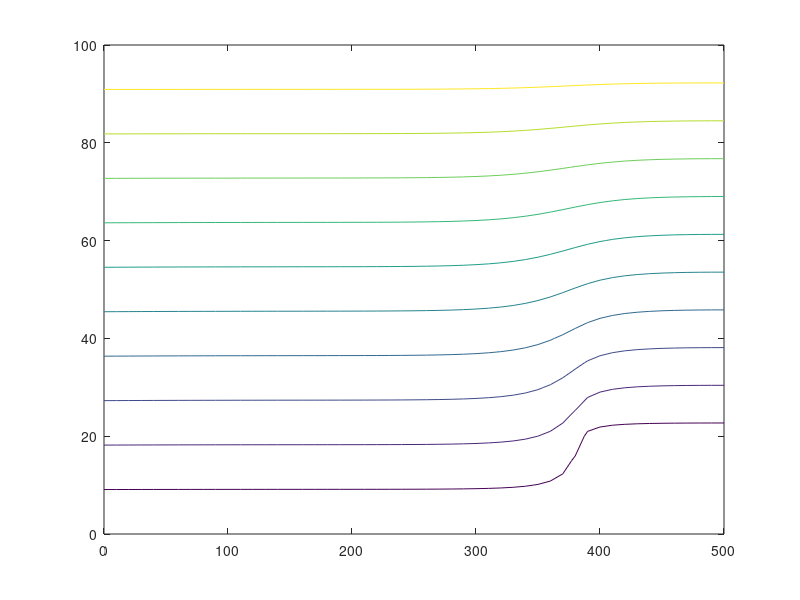
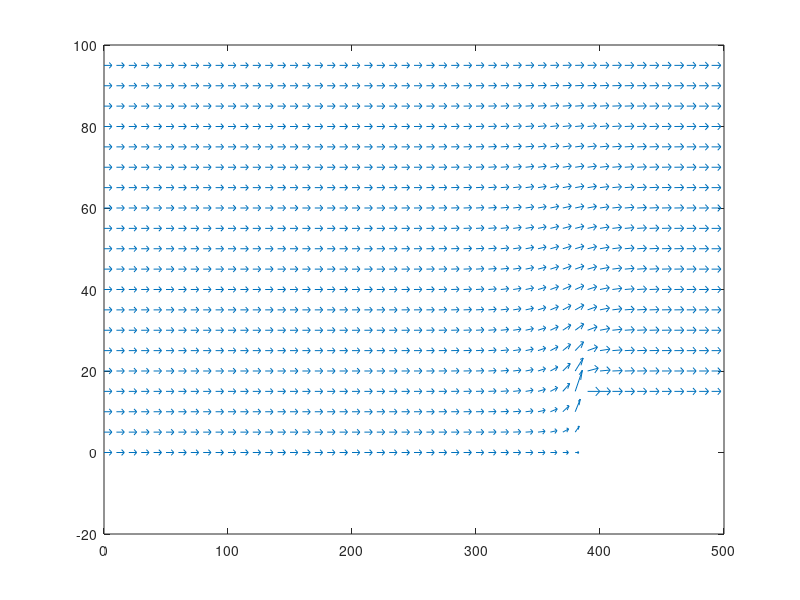

The MATLAB source for these figures, in order:
%   This code models flow around an obstacle.
%   SOR iterations are used to solve the system.
%   SOR parameters
    clear;
    maxm = 1000;
      eps = .01;
      ww = 1.6;
%     Flow data     
      nx = 50;
      ny = 20;
      ip = 40;
      jp = 4;
      W = 100.;
      L = 500.;
      dx = L/nx;
      rdx = 1./dx;
      rdx2 = 1./(dx*dx);
      dy = W/ny;
      rdy = 1./dy;
      rdy2 = 1./(dy*dy);
%     Define Boundary Conditions and Initial Guess           
      uo = 1.;
      for j=1:ny+1
          u(1,j) = uo*(j-1)*dy;
      end 
      for i = 2:nx+1
          u(i,ny+1) = uo*W;
      end    
      for j =1:ny
          for i = 2:nx+1
             u(i,j) = 0.;
          end
      end
      for i = 1:nx+1
          x(i) = dx*(i-1);
      end 
      for j = 1:ny+1
          y(j) = dy*(j-1);
      end
%
%     Execute SOR Algorithm
%
      unkno = (nx)*(ny-1) - (jp-1)*(nx+2-ip);
      m = 1;
      numi = 0;
     while ((numi<unkno)*(m<maxm))
         numi = 0;
%     Interior Bottom Nodes         
         for j = 2:jp   
            for i=2:ip-1
                utemp = rdx2*(u(i+1,j)+u(i-1,j));
                utemp = utemp + rdy2*(u(i,j+1)+u(i,j-1));
                utemp = utemp/(2.*rdx2 + 2.*rdy2);
                utemp = (1.-ww)*u(i,j) + ww*utemp;
                error = abs(utemp - u(i,j)); 
                u(i,j) = utemp;
                if (error<eps) 
                    numi = numi +1;
                end
            end 
         end   
%     Interior Top Nodes         
         for j = jp+1:ny   
            for i=2:nx
                utemp = rdx2*(u(i+1,j)+u(i-1,j));
                utemp = utemp + rdy2*(u(i,j+1)+u(i,j-1));
                utemp = utemp/(2.*rdx2 + 2.*rdy2);
                utemp = (1.-ww)*u(i,j) + ww*utemp;
                error = abs(utemp - u(i,j)) ;
                u(i,j) = utemp;
                if (error<eps) 
                    numi = numi +1;
                end
            end 
         end
%     Right Boundary Nodes
         i = nx+1;
         for j = jp+1:ny   
                utemp = 2*rdx2*u(i-1,j);
                utemp = utemp + rdy2*(u(i,j+1)+u(i,j-1));
                utemp = utemp/(2.*rdx2 + 2.*rdy2);
                utemp = (1.-ww)*u(i,j) + ww*utemp;
                error = abs(utemp - u(i,j)); 
                u(i,j) = utemp;
                if (error<eps) 
                    numi = numi +1;
                end
         end 
         m = m +1;
      end     
%     Output to Terminal   
      m
      ww
      figure(1)
      contour(x,y,u')
      figure(2)
      [X Y] = meshgrid(x(1:nx), y(1:ny));
      velx = diff(u,1,2)/dy;
      vely = -diff(u,1,1)/dx;
      quiver(X,Y,velx(1:nx,1:ny)',vely(1:nx,1:ny)')
      

          
